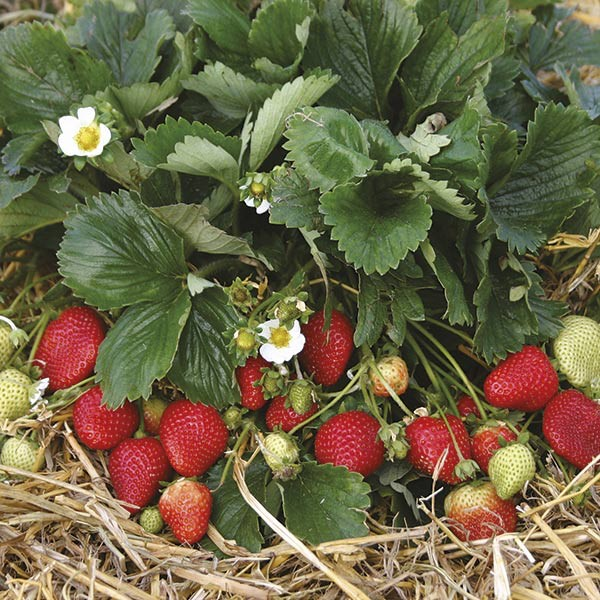
%> input picture segmentation by colour/strawberry.jpg, 600 x 600 px
$ octave segmentation_color.m   (GNU Octave 9; MATLAB toolbox functions it lacks are replaced by stand-ins)
%> lines starting %> are read from the running program, lines starting %| are printed output that depends on the picture; in (x1, y1, x2, y2) boxes, pixels count from 0 and x2, y2 are one past the last pixel; in counts of white or black regions, pixels touching at a corner belong together; the program's own positions count from 1
%% Segmentation due to Colour
% Image is obtained from :
% https://craftofcoding.wordpress.com/2019/04/03/computer-vision-ai-and-the-art-of-fruit-picking/
%% Thresholding Color Planes
% Load the data
sb = imread("strawberry.jpg");
%> sb is the input picture: size 600x600x3 uint8; mean R, G, B 110.2, 102.4, 70.9
figure(1)
imshow(sb)

% Extract red and green color planes
[r,g] = imsplit(sb);
figure(2)
imshowpair(r,g,"montage")
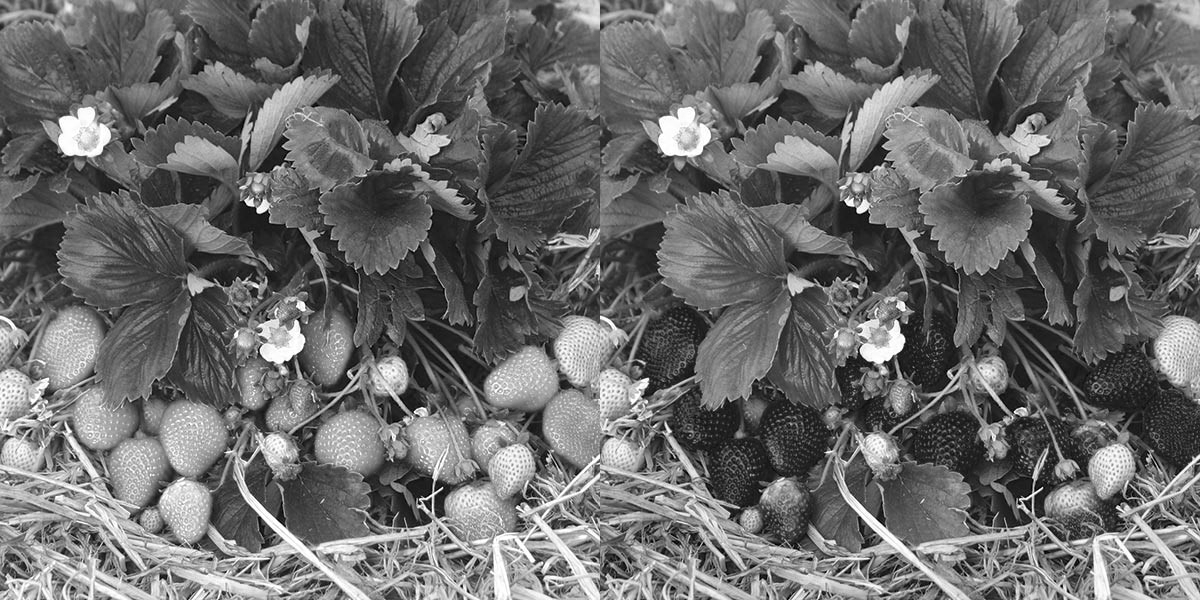
%> displayed picture: size 600x1200, on the screen's scale of 0 to 255; min 0, max 255, mean 106.3

% Binarize image on the red plane
Bsb = imbinarize(r);
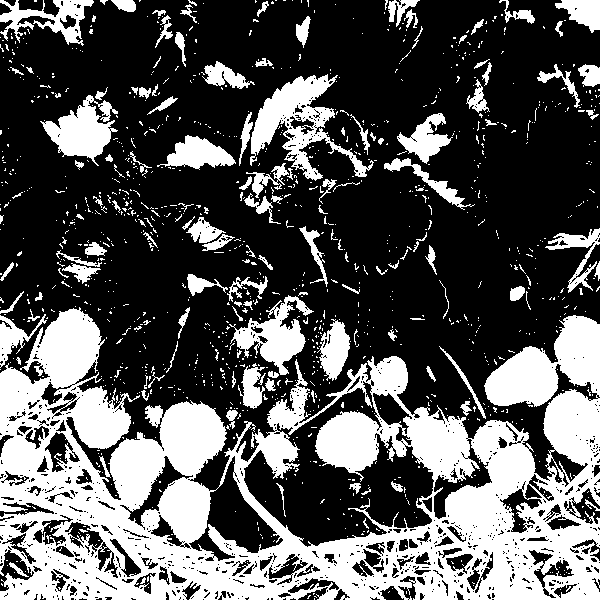
%> Bsb: size 600x600 logical; 34% white; 1174 white regions (1038 under 20 px), largest, box (x1, y1, x2, y2) and area: (0, 307, 600, 600) 87616, (250, 74, 374, 181) 4423, (40, 95, 118, 166) 2629
figure(3)
subplot(311)
imshow(Bsb)
title("Binarized Strawberries on Red Plane")

% Create a mask for red areas
rMask = r > 150;
%> rMask: size 600x600 logical; 24.7% white; 1107 white regions (1002 under 20 px), largest, box (x1, y1, x2, y2) and area: (0, 357, 600, 600) 47479, (27, 310, 100, 388) 3112, (160, 403, 224, 475) 3048
figure(3)
subplot(312)
imshow(rMask)
title("Masked and Binarized Strawberries on Red Plane")

% Create a mask for non-green areas
gMask = g < 50;
%> gMask: size 600x600 logical; 16.9% white; 1460 white regions (1267 under 20 px), largest, box (x1, y1, x2, y2) and area: (62, 385, 236, 508) 7439, (416, 320, 600, 475) 6569, (302, 410, 448, 528) 4866
figure(3)
subplot(313)
imshow(gMask)
title("Masked and Binarized Strawberries on Green Plane")

% Combine both masks
rgMask = (r > 150) & (g < 50);
%> rgMask: size 600x600 logical; 2.9% white in thin lines or dots, all inside (x1, y1, x2, y2) = (38, 311, 600, 541)
figure(4), subplot(121)
imshow(rgMask)
title('Masked by Red and Green')

% Another approach
diffMask = (r-g) > 50;
%> diffMask: size 600x600 logical; 10.5% white; 20 white regions (4 under 20 px), largest, box (x1, y1, x2, y2) and area: (70, 385, 228, 507) 10070, (484, 346, 600, 469) 7007, (33, 307, 104, 390) 4019
figure(4), subplot(122)
imshow(diffMask)
title('Mask by difference of Red and Green')

%% Segmentation with Lab Color Space
% Convert the image from RGB to Lab
sbLab = rgb2lab(sb);
%> sbLab: size 600x600x3 double; mean of channels 1, 2, 3 43.3, -2.2, 19.9

% Extract first channel which contains brigthness from black to white
L = sbLab(:,:,1); % Luminance
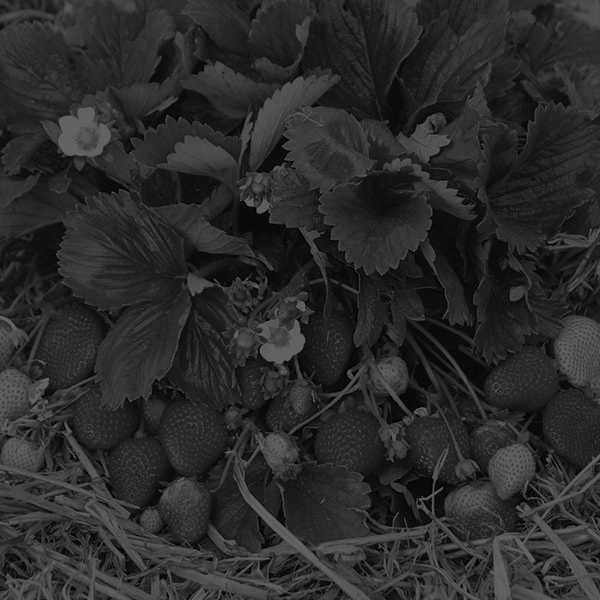
%> L: size 600x600 double; min 0.0396, max 100, mean 43.3
figure(5), subplot(121)
histogram(L) % for pixel intensities
title('Pixel Intensity of Luminance Plane')

% Extract second channel which is a measurement of hue from green to red
g2r = sbLab(:,:,2);
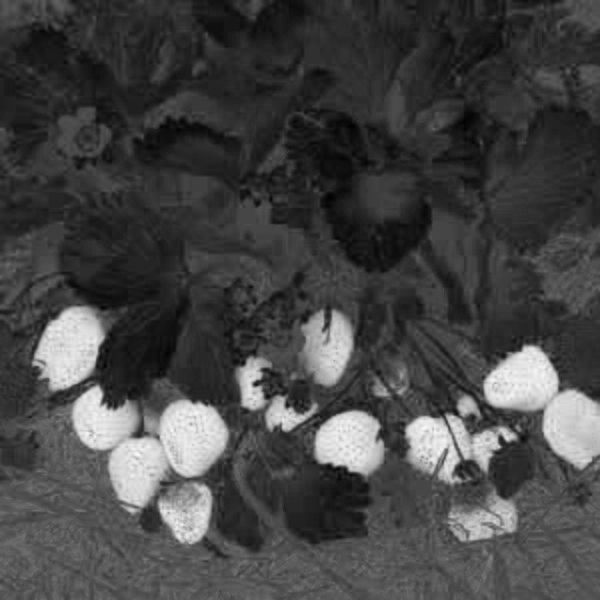
%> g2r: size 600x600 double; min -27.08, max 64.21, mean -2.2; drawn with min black and max white

% Extract third channel which is a measurement of hue from blue to yellow
b2y = sbLab(:,:,3);
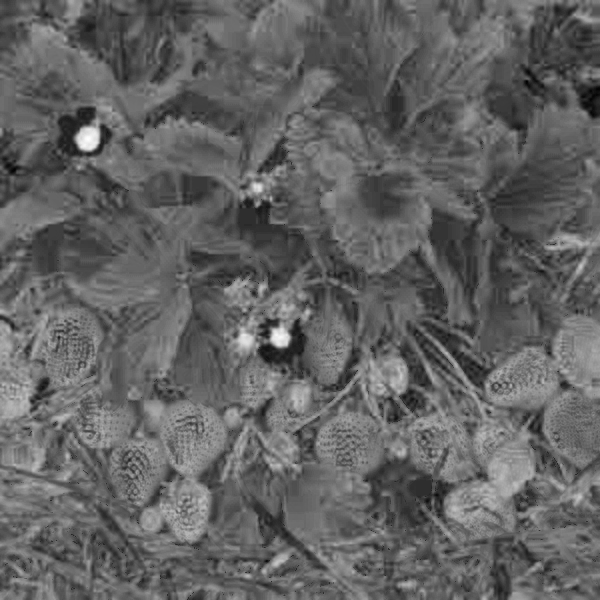
%> b2y: size 600x600 double; min -11.71, max 69.91, mean 19.9; drawn with min black and max white

% Display all planes
figure(6)
subplot(311)
imshow(L,[]),title('Strawberries on Luminal Plane')

subplot(312)
imshow(g2r,[]),title('Strawberries on a* Plane')

subplot(313)
imshow(b2y,[]),title('Strawberries on b* Plane')

% As seen, a* plane gives the best result
% To determine a threshold view the pixel intensity
figure(5), subplot(122)
histogram(g2r)
title('Pixel Intensity of a* Plane')
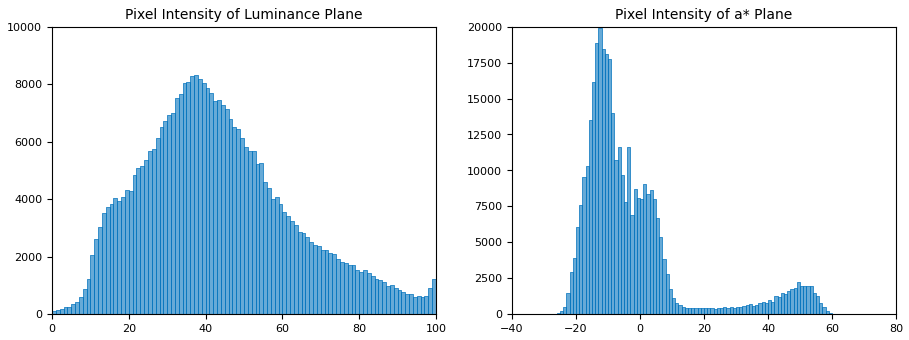
%> figure redrawn from the program's plot data, 2 panels; panel 1: tallest bar 8339 high, from x = 37 to 38; panel 2: tallest bar 19948 high, from x = -13 to -12

% Create a mask according to histogram
labMask = g2r > 17;
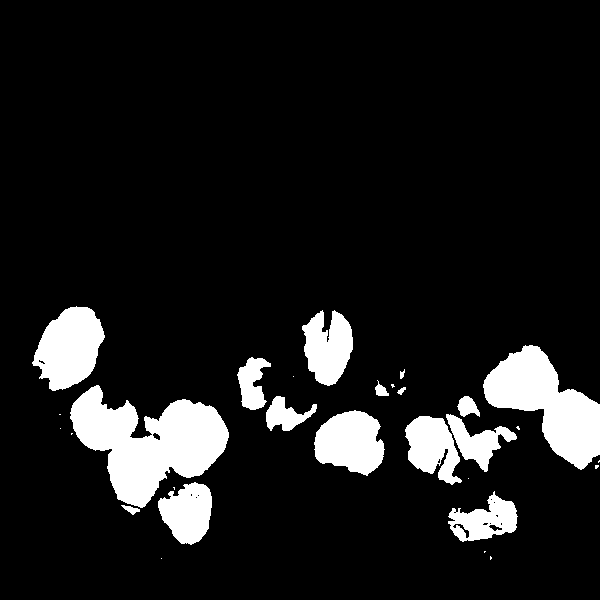
%> labMask: size 600x600 logical; 10.7% white; 29 white regions (13 under 20 px), largest, box (x1, y1, x2, y2) and area: (70, 385, 229, 508) 10353, (483, 345, 600, 470) 7143, (32, 306, 105, 391) 4103
figure(8), imshow(labMask)
title('Masked Strawberries on a* Plane ')

%% end
